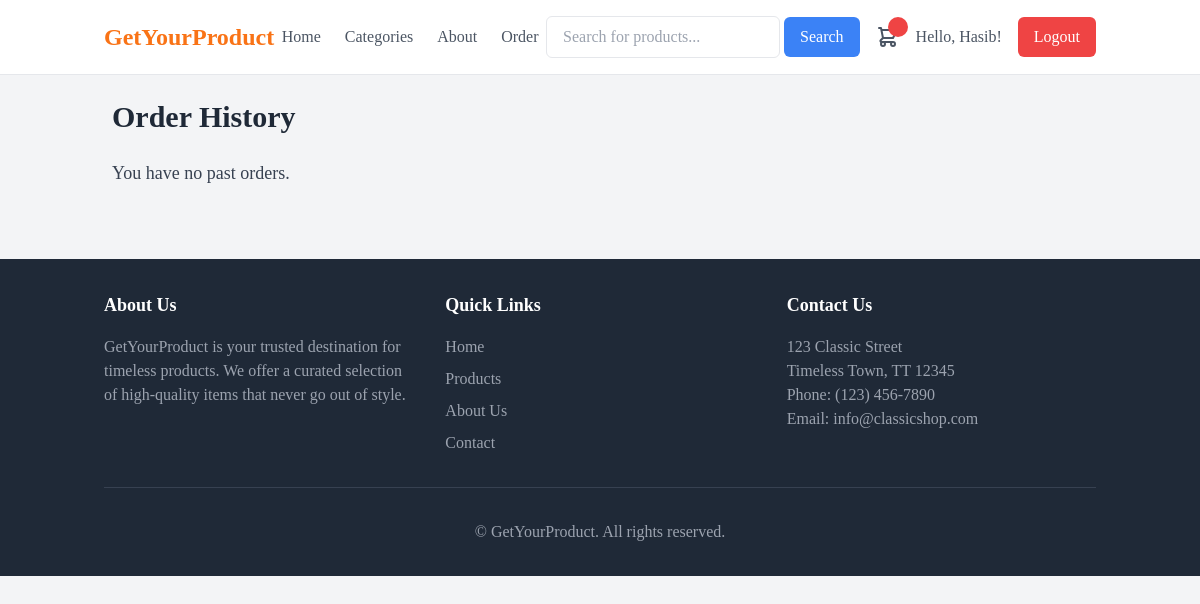
Before: /order/history/ (signed in) with the older database file.
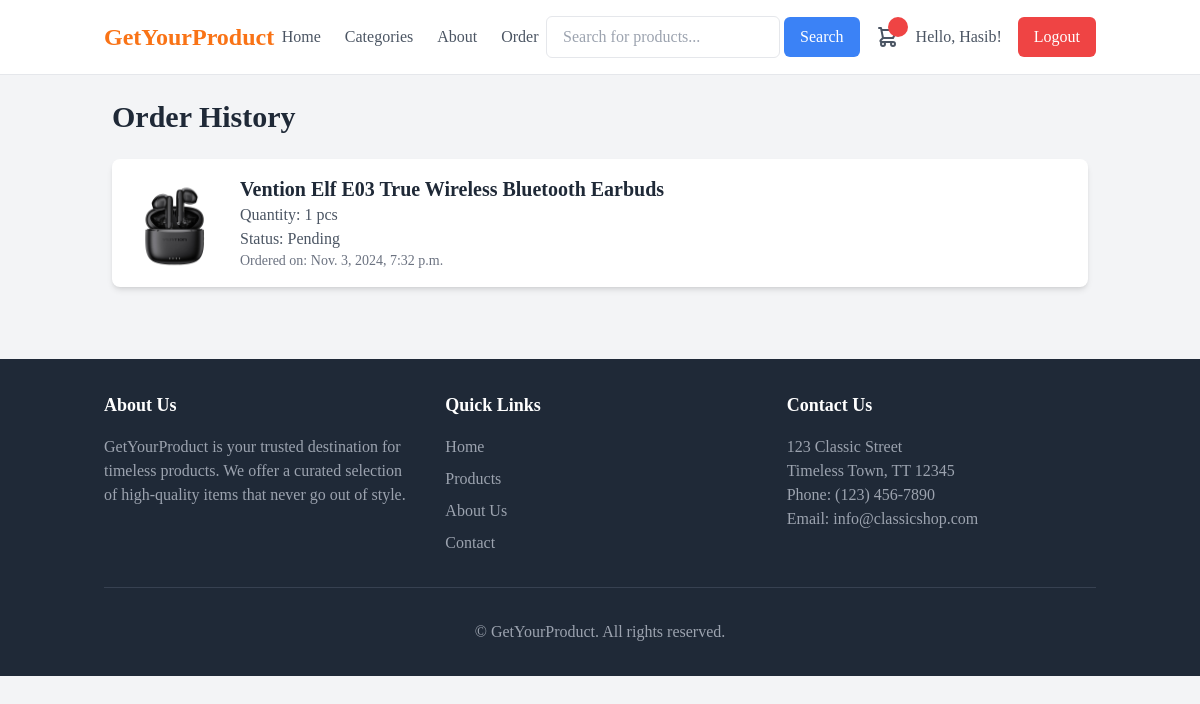
After: the same page with the newer database file.
### products/models.py (models this page shows, shortened)
class Order(models.Model):
    user = models.ForeignKey(User, on_delete=models.CASCADE)
    product = models.ForeignKey(Product, on_delete=models.CASCADE)
    quantity = models.IntegerField()
    ordered_date = models.DateTimeField(auto_now_add=True)
    confirmed = models.BooleanField(default=False)  # Use a checkbox to confirm

class Product(models.Model):
    name = models.CharField(max_length=200)
    description = RichTextField()
    price = models.DecimalField(max_digits=10, decimal_places=2)
    image = models.ImageField(upload_to='product_images/')
    stock = models.IntegerField(default=0)
    category = models.ForeignKey(Category, on_delete=models.SET_NULL, null=True, related_name="products")

### products/views.py (the view)
# urls.py: path('order/history/', views.order_history, name='order_history'),
@login_required
def order_history(request):
    orders = Order.objects.filter(user=request.user).order_by('-ordered_date')
    return render(request, 'products/order_history.html', {'orders': orders})

### templates/products/order_history.html (shortened to what the changed rows need)
{% load static %}
<!DOCTYPE html>
<html lang="en">
<head>
    <script src="https://cdn.tailwindcss.com"></script>
</head>
<body class="bg-gray-100 font-serif">
    <div class="container mx-auto p-6 flex-grow">
        <h2 class="text-3xl font-bold text-gray-800 mb-6">Order History</h2>
        {% if orders %}
            <ul class="space-y-4">
                {% for order in orders %}
                    <li class="bg-white shadow-md rounded-lg p-4 flex items-center">
                        <img src="{{ order.product.image.url }}" alt="{{ order.product.name }}" class="w-24 h-24 object-cover rounded-md mr-4">
                        <div>
                            <h3 class="text-xl font-semibold text-gray-800">{{ order.product.name }}</h3>
                            <p class="text-gray-600">Quantity: {{ order.quantity }} pcs</p>
                            <p class="text-gray-600">Status: <span class="font-medium">
                                {% if order.confirmed %}
                                    Confirmed
                                {% else %}
                                    Pending
                                {% endif %}
                            </span></p>
                            <p class="text-gray-500 text-sm">Ordered on: {{ order.ordered_date }}</p>
                        </div>
                    </li>
                {% endfor %}
            </ul>
        {% else %}
            <p class="text-gray-700 text-lg">You have no past orders.</p>
        {% endif %}
    </div>
</body>
</html>

Changed rows visible on the page:
added Order: product.image (picture), product.name "Vention Elf E03 True Wireless Bluetooth Earbuds", quantity "1", confirmed "Pending", ordered_date "Nov. 3, 2024, 7:32 p.m."
Other visible differences:
text no longer shown: "You have no past orders."
